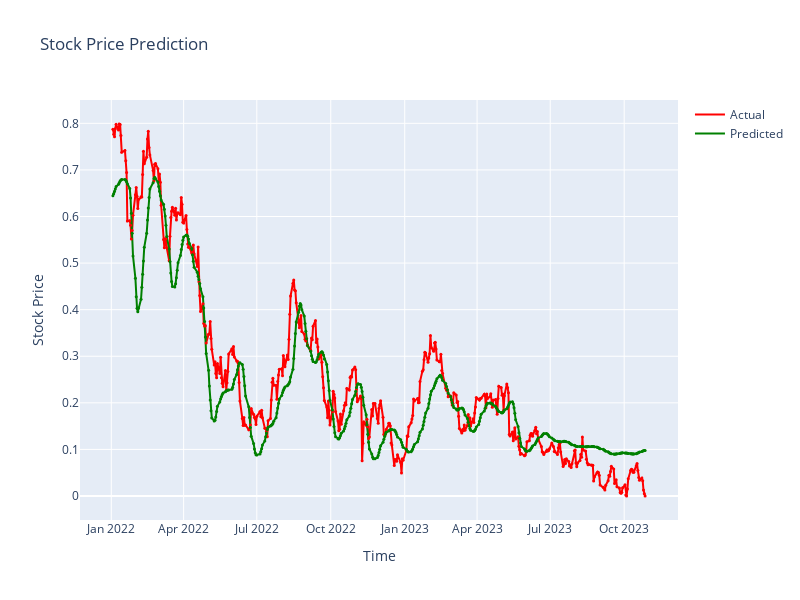

Notebook code cell kept with this figure:
### Code cell
import plotly.graph_objs as go

# Create a trace for actual values
trace_actual = go.Scatter(x=df_test['date'], y=y_test, mode='lines', name='Actual', line=dict(color='red'))

# Create a trace for predicted values
trace_pred = go.Scatter(x=df_test['date'], y=y_pred.flatten(), mode='lines', name='Predicted', line=dict(color='green'))

# Create a trace for markers with reduced size
trace_markers1 = go.Scatter(
    x=df_test['date'],
    y=y_test.flatten(),
    mode='markers',
    name='',
    showlegend=False,
    marker=dict(color='red', size=3),  # Adjust the size here
)

trace_markers2 = go.Scatter(
    x=df_test['date'],
    y=y_pred.flatten(),
    mode='markers',
    name='',
    showlegend=False,
    marker=dict(color='green', size=3),  # Adjust the size here
)

# Create the Plotly figure
fig = go.Figure(data=[trace_actual, trace_pred, trace_markers1, trace_markers2])

# Customize the layout
fig.update_layout(
    title='Stock Price Prediction',
    xaxis_title='Time',
    yaxis_title='Stock Price',
     width=800,
    height=600
)

# Show the Plotly figure
fig.show()

### Figure 1 — Plotly figure (JSON) as saved in the notebook; plotly's stock layout.template omitted (floating-point values rounded to 4 significant figures; data arrays with more than 128 entries replaced by an {"elided": "..."} marker saying what was removed)
{"data": [{"line": {"color": "red"}, "mode": "lines", "name": "Actual", "type": "scatter", "x": {"elided": "458 str values"}, "y": {"elided": "458 float values"}}, {"line": {"color": "green"}, "mode": "lines", "name": "Predicted", "type": "scatter", "x": {"elided": "458 str values"}, "y": {"elided": "458 float values"}}, {"marker": {"color": "red", "size": 3}, "mode": "markers", "name": "", "showlegend": false, "type": "scatter", "x": {"elided": "458 str values"}, "y": {"elided": "458 float values"}}, {"marker": {"color": "green", "size": 3}, "mode": "markers", "name": "", "showlegend": false, "type": "scatter", "x": {"elided": "458 str values"}, "y": {"elided": "458 float values"}}], "layout": {"height": 600, "title": {"text": "Stock Price Prediction"}, "width": 800, "xaxis": {"title": {"text": "Time"}}, "yaxis": {"title": {"text": "Stock Price"}}}}
